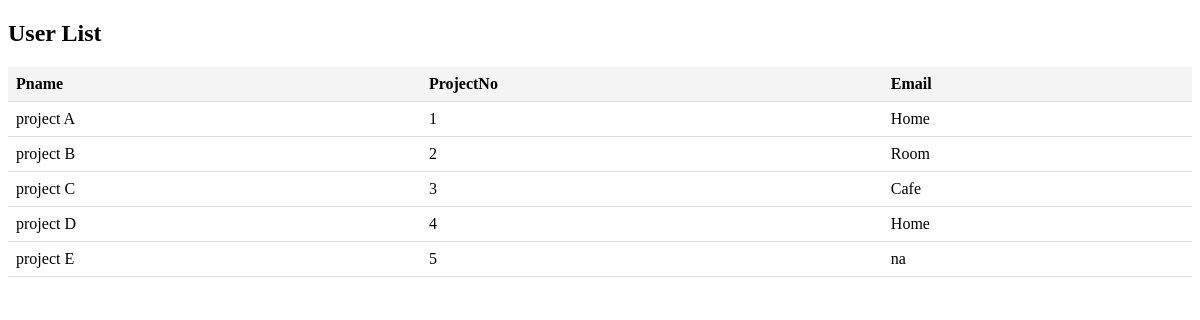
Page /test.php on the committed database.
### tables this page shows
CREATE TABLE Project(
  Pnumber INTEGER PRIMARY KEY,
  Pname VARCHAR(20) NOT NULL,
  Plocation VARCHAR(20) NOT NULL

);

### test.php (the view, shortened to what this page needs)
<?php
$servername = "localhost";
$username = "root";
$password = "rootp";
$dbname = "company";
$conn = new mysqli($servername, $username, $password, $dbname);
$sql = "SELECT Pname, Pnumber, Plocation FROM project";
$result = $conn->query($sql);
?>
<!DOCTYPE html>
<html lang="en">
<head>
</head>
<body>
<h2>User List</h2>
<table>
    <tr>
        <th>Pname</th>
        <th>ProjectNo</th>
        <th>Email</th>
    </tr>
    <?php
    if ($result->num_rows > 0) {
        while($row = $result->fetch_assoc()) {
            echo "<tr><td>" . $row["Pname"] . "</td><td>" . $row["Pnumber"] . "</td><td>" . $row["Plocation"] . "</td></tr>";
        }
    } else {
        echo "<tr><td colspan='3'>No results found</td></tr>";
    }
    ?>
</table>
</body>
</html>

### test.php (style rules this page uses)
table { width: 100%; border-collapse: collapse; }
th, td { padding: 8px; text-align: left; border-bottom: 1px solid #ddd; }
th { background-color: #f4f4f4; }

### rows in the picture
project: Pname "project A", Pnumber "1", Plocation "Home"
project: Pname "project B", Pnumber "2", Plocation "Room"
project: Pname "project C", Pnumber "3", Plocation "Cafe"
project: Pname "project D", Pnumber "4", Plocation "Home"
project: Pname "project E", Pnumber "5", Plocation "na"
